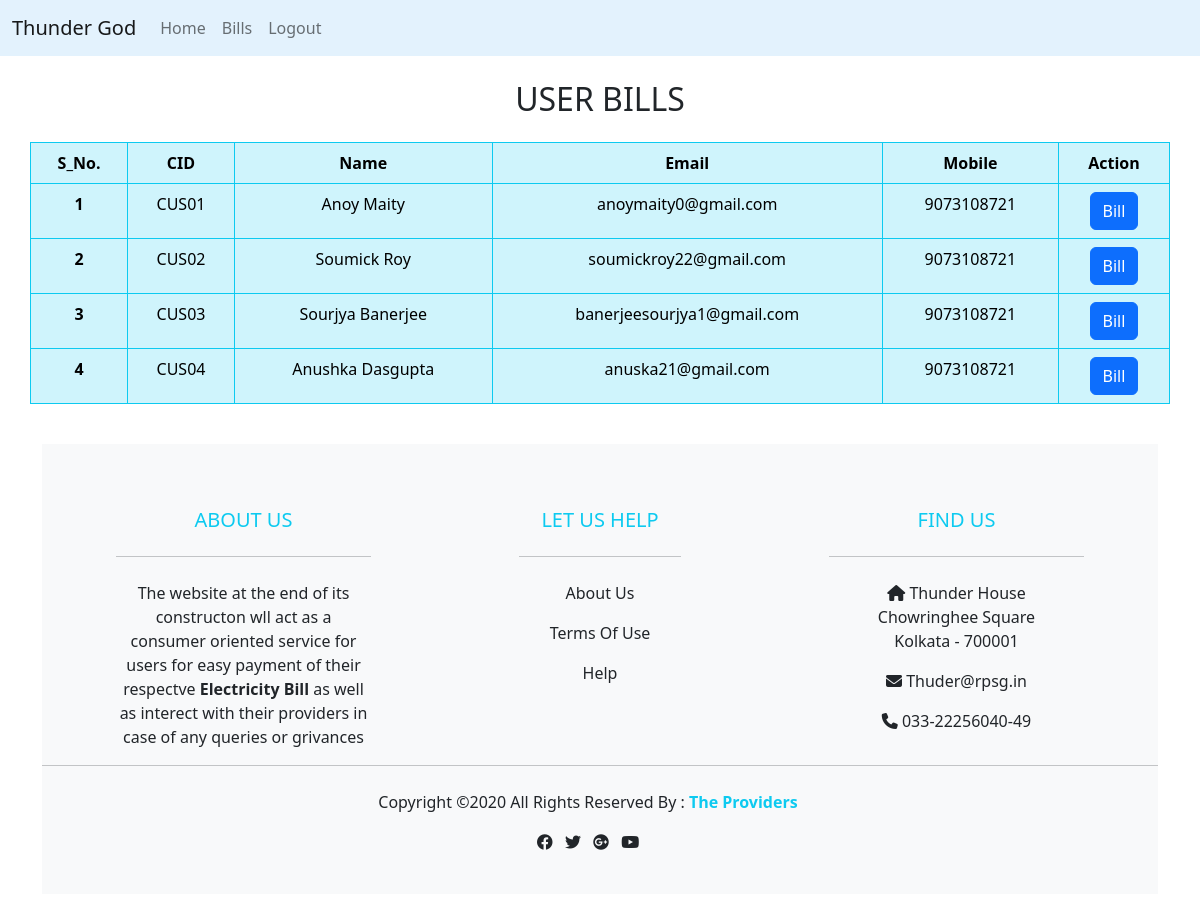
The page /admin/user_bill_table.php (signed in) on the database its author committed.
### tables this page shows
CREATE TABLE `users` (
  `sno` int(100) NOT NULL,
  `cid` varchar(100) NOT NULL,
  `cname` varchar(100) NOT NULL,
  `email` varchar(100) NOT NULL,
  `phno` varchar(100) NOT NULL,
  `occupation` varchar(100) NOT NULL,
  `address` varchar(100) NOT NULL,
  `city` varchar(100) NOT NULL,
  `state` varchar(100) NOT NULL,
  `pincode` varchar(100) NOT NULL,
  `connection` varchar(100) NOT NULL,
  `password` varchar(255) NOT NULL,
  `datetime` timestamp(5) NOT NULL DEFAULT current_timestamp(5) ON UPDATE current_timestamp(5)
);

### admin/user_bill_table.php (the view, shortened to what this page needs)
<?php
include '../Database/db.php';
?>
<!DOCTYPE html>
<html lang="en">
<head>
    <link href="https://cdn.jsdelivr.net/npm/bootstrap@5.2.0/dist/css/bootstrap.min.css" rel="stylesheet">
    <link rel="stylesheet" href="https://cdnjs.cloudflare.com/ajax/libs/font-awesome/6.1.2/css/all.min.css" />
</head>
<body>
<nav class="navbar navbar-expand-lg navbar-light" style="background-color: #e3f2fd;">
  <div class="container-fluid">
    <a class="navbar-brand" href="../index.php">Thunder God</a>
    <div class="collapse navbar-collapse" id="navbarNav">
      <ul class="navbar-nav">
        <li class="nav-item">
          <a class="nav-link" href="../index.php">Home</a>
        </li>
        <li class="nav-item">
          <a class="nav-link" href="bill_table.php">Bills</a>
        </li>
        <li class="nav-item">
          <a class="nav-link" href="logout.php">Logout</a>
        </li>
      </ul>
    </div>
  </div>
</nav>
    <div class="container my-4">
    <div class="text-center my-4">
    <h2>USER BILLS</h2>
    </div>
    <div class="row d-flex justify-content-center">
        <table class="table table-bordered table-info border-info">
      <thead>
        <tr class="text-center">
          <th scope="col">S_No.</th>
          <th scope="col">CID</th>
          <th scope="col">Name</th>
          <th scope="col">Email</th>
          <th scope="col">Mobile</th>
          <th scope="col">Action</th>
        </tr>
      </thead>
      <?php
      $sql ="select * from `users`";
      $result = mysqli_query($con,$sql);
      if($result){
        $no=1;
        while($row= mysqli_fetch_assoc($result)){
            $id= $row['sno'];
            $cid= $row['cid'];
            $name= $row['cname'];
            $email= $row['email'];
            $mobile= $row['phno'];
            echo '<tr class="text-center">
            <th scope="row">'.$no.'</th>
            <td>'.$cid.'</td>
            <td>'.$name.'</td>
            <td>'.$email.'</td>
            <td>'.$mobile.'</td>
            <td>
            <a class="btn btn-primary" href="bill_calculate.php? billid='.$id.'" role="button">Bill</a>
         </td>
        </tr>';
        $no ++;
        }
      }
      ?>
    </div>
    </div>
    <br>
    <footer class="bg-light text-dark pt-5 pb-4">
        <div class="container text-center text-md-left">
            <div class="row text-center text-md-left">
                <div class="col-md-3 col-lg-3 col-xl-3 mx-auto mt-3">
                    <h5 class="text-uppercase mb-4 font-weight-bold text-info">About Us</h5>
                    <hr class="mb-4">
                    <p>The website at the end of its constructon wll act as a consumer oriented service for users for easy payment of their respectve <strong>Electricity Bill</strong> as well as interect with their providers in case of any queries or grivances</p>
                </div>
                <div class="col-md-2 col-lg-2 col-xl-2 mx-auto mt-3">
                    <h5 class="text-uppercase mb-4 font-weight-bold text-info">Let Us Help</h5>
                    <hr class="mb-4">
                    <p>
                        <a href="#" class="text-dark" style="text-decoration:none">About Us</a>
                    </p>
                    <p>
                    <a href="#" class="text-dark" style="text-decoration:none">Terms Of Use</a>
                    </p>
                    <p>
                    <a href="#" class="text-dark" style="text-decoration:none">Help</a>
                    </p>
                </div>
                <div class="col-md-3 col-lg-3 col-xl-3 mx-auto mt-3">
                    <h5 class="text-uppercase mb-4 font-weight-bold text-info">Find Us</h5>
                    <hr class="mb-4">
                    <p>
                        <li class="fas fa-home mr-3"></li> Thunder House <br> Chowringhee Square <br> Kolkata - 700001
                    </p>
                    <p>
                    <li class="fas fa-envelope mr-3"></li> Thuder@rpsg.in
                    </p>
                    <p>
                    <li class="fas fa-phone mr-3"></li> 033-22256040-49
                    </p>
                </div>
                <hr  class="mb-4">
                <div class="row d-flex justify-content-center">
                    <div>
                        <p>
                            Copyright &copy;2020 All Rights Reserved By :
                            <a href="#" style="text-decoration:none;">
                                <strong class="text-info">The Providers</strong>
                            </a>
                        </p>
                    </div>
                </div>
                <div class="row d-flex justify-content-center">
                    <div class="text-center">
                        <ul class="list-unstyled list-inline">
                            <li class="list-inline-item">
                                <a href="#" class="text-dark"><i class="fab fa-facebook"></i></a>
                            </li>
                            <li class="list-inline-item">
                                <a href="#" class="text-dark"><i class="fab fa-twitter"></i></a>
                            </li>
                            <li class="list-inline-item">
                                <a href="#" class="text-dark"><i class="fab fa-google-plus"></i></a>
                            </li>
                            <li class="list-inline-item">
                                <a href="#" class="text-dark"><i class="fab fa-youtube"></i></a>
                            </li>
                        </ul>
                    </div>
                </div>
            </div>
        </div>
</footer>
</body>
</html>

### rows shown on the page
users: cid "CUS01", cname "Anoy Maity", email "anoymaity0@gmail.com", phno "9073108721"
users: cid "CUS02", cname "Soumick Roy", email "soumickroy22@gmail.com", phno "9073108721"
users: cid "CUS03", cname "Sourjya Banerjee", email "banerjeesourjya1@gmail.com", phno "9073108721"
users: cid "CUS04", cname "Anushka Dasgupta", email "anuska21@gmail.com", phno "9073108721"
